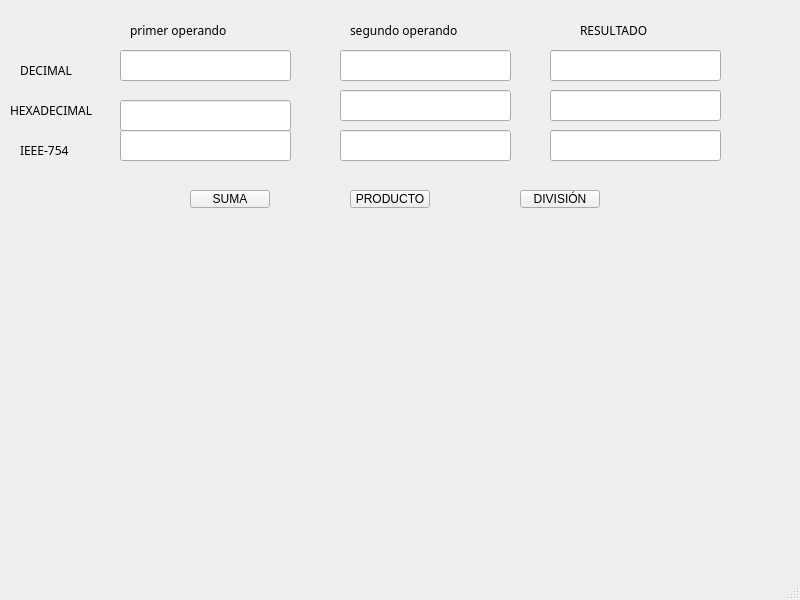
<?xml version="1.0" encoding="UTF-8"?>
<ui version="4.0">
 <class>MainWindow</class>
 <widget class="QMainWindow" name="MainWindow">
  <property name="geometry">
   <rect>
    <x>0</x>
    <y>0</y>
    <width>800</width>
    <height>600</height>
   </rect>
  </property>
  <property name="windowTitle">
   <string>MainWindow</string>
  </property>
  <widget class="QWidget" name="centralwidget">
   <widget class="QPushButton" name="suma">
    <property name="geometry">
     <rect>
      <x>190</x>
      <y>190</y>
      <width>80</width>
      <height>18</height>
     </rect>
    </property>
    <property name="text">
     <string>SUMA</string>
    </property>
   </widget>
   <widget class="QPushButton" name="division">
    <property name="geometry">
     <rect>
      <x>520</x>
      <y>190</y>
      <width>80</width>
      <height>18</height>
     </rect>
    </property>
    <property name="text">
     <string>DIVISIÓN</string>
    </property>
   </widget>
   <widget class="QPushButton" name="producto">
    <property name="geometry">
     <rect>
      <x>350</x>
      <y>190</y>
      <width>80</width>
      <height>18</height>
     </rect>
    </property>
    <property name="text">
     <string>PRODUCTO</string>
    </property>
   </widget>
   <widget class="QLabel" name="label">
    <property name="geometry">
     <rect>
      <x>130</x>
      <y>20</y>
      <width>181</width>
      <height>20</height>
     </rect>
    </property>
    <property name="font">
     <font>
      <family>ROG Fonts</family>
     </font>
    </property>
    <property name="text">
     <string>primer operando</string>
    </property>
   </widget>
   <widget class="QLabel" name="label_2">
    <property name="geometry">
     <rect>
      <x>350</x>
      <y>20</y>
      <width>211</width>
      <height>20</height>
     </rect>
    </property>
    <property name="font">
     <font>
      <family>ROG Fonts</family>
     </font>
    </property>
    <property name="text">
     <string>segundo operando</string>
    </property>
   </widget>
   <widget class="QLabel" name="label_3">
    <property name="geometry">
     <rect>
      <x>580</x>
      <y>20</y>
      <width>111</width>
      <height>20</height>
     </rect>
    </property>
    <property name="font">
     <font>
      <family>ROG Fonts</family>
     </font>
    </property>
    <property name="text">
     <string>RESULTADO</string>
    </property>
   </widget>
   <widget class="QLabel" name="label_4">
    <property name="geometry">
     <rect>
      <x>20</x>
      <y>60</y>
      <width>61</width>
      <height>20</height>
     </rect>
    </property>
    <property name="font">
     <font>
      <family>ROG Fonts</family>
     </font>
    </property>
    <property name="text">
     <string>DECIMAL</string>
    </property>
   </widget>
   <widget class="QLabel" name="label_5">
    <property name="geometry">
     <rect>
      <x>10</x>
      <y>100</y>
      <width>101</width>
      <height>20</height>
     </rect>
    </property>
    <property name="font">
     <font>
      <family>ROG Fonts</family>
     </font>
    </property>
    <property name="text">
     <string>HEXADECIMAL</string>
    </property>
   </widget>
   <widget class="QLabel" name="label_6">
    <property name="geometry">
     <rect>
      <x>20</x>
      <y>140</y>
      <width>61</width>
      <height>20</height>
     </rect>
    </property>
    <property name="font">
     <font>
      <family>ROG Fonts</family>
     </font>
    </property>
    <property name="text">
     <string>IEEE-754</string>
    </property>
   </widget>
   <widget class="QLineEdit" name="op1Decimal">
    <property name="geometry">
     <rect>
      <x>120</x>
      <y>50</y>
      <width>171</width>
      <height>31</height>
     </rect>
    </property>
   </widget>
   <widget class="QLineEdit" name="op1Hexa">
    <property name="geometry">
     <rect>
      <x>120</x>
      <y>100</y>
      <width>171</width>
      <height>31</height>
     </rect>
    </property>
   </widget>
   <widget class="QLineEdit" name="op1Bin">
    <property name="geometry">
     <rect>
      <x>120</x>
      <y>130</y>
      <width>171</width>
      <height>31</height>
     </rect>
    </property>
   </widget>
   <widget class="QLineEdit" name="op2Decimal">
    <property name="geometry">
     <rect>
      <x>340</x>
      <y>50</y>
      <width>171</width>
      <height>31</height>
     </rect>
    </property>
   </widget>
   <widget class="QLineEdit" name="op2Bin">
    <property name="geometry">
     <rect>
      <x>340</x>
      <y>130</y>
      <width>171</width>
      <height>31</height>
     </rect>
    </property>
   </widget>
   <widget class="QLineEdit" name="op2Hexa">
    <property name="geometry">
     <rect>
      <x>340</x>
      <y>90</y>
      <width>171</width>
      <height>31</height>
     </rect>
    </property>
   </widget>
   <widget class="QLineEdit" name="resultadoDecimal">
    <property name="geometry">
     <rect>
      <x>550</x>
      <y>50</y>
      <width>171</width>
      <height>31</height>
     </rect>
    </property>
   </widget>
   <widget class="QLineEdit" name="resultadoBin">
    <property name="geometry">
     <rect>
      <x>550</x>
      <y>130</y>
      <width>171</width>
      <height>31</height>
     </rect>
    </property>
   </widget>
   <widget class="QLineEdit" name="resultadoHexa">
    <property name="geometry">
     <rect>
      <x>550</x>
      <y>90</y>
      <width>171</width>
      <height>31</height>
     </rect>
    </property>
   </widget>
  </widget>
  <widget class="QMenuBar" name="menubar">
   <property name="geometry">
    <rect>
     <x>0</x>
     <y>0</y>
     <width>800</width>
     <height>26</height>
    </rect>
   </property>
  </widget>
  <widget class="QStatusBar" name="statusbar"/>
 </widget>
 <resources/>
 <connections/>
</ui>
